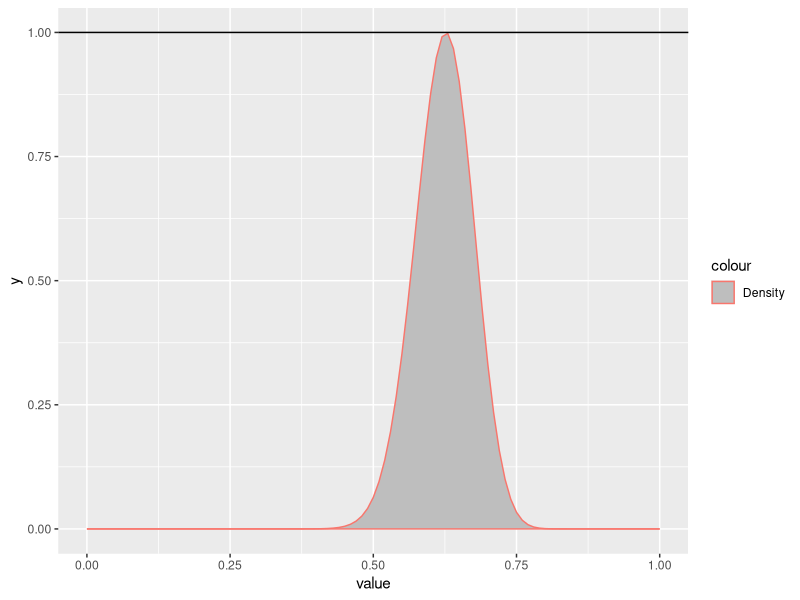
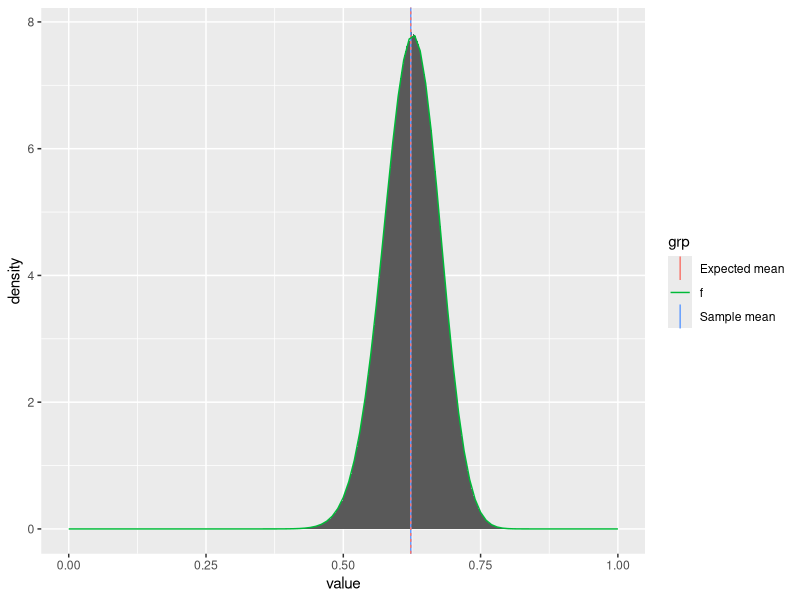
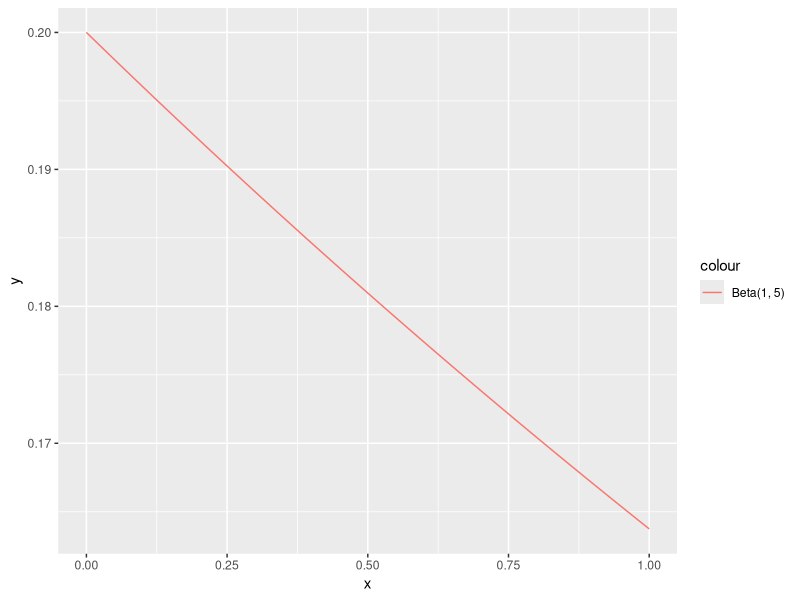
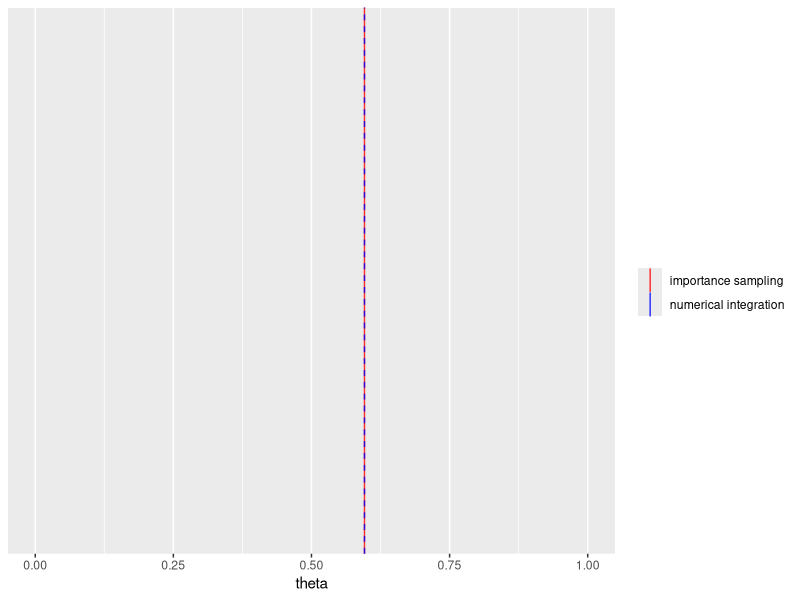

These charts were generated, in order, by the following R code:
## ---- chunk 1
library(ggplot2)
library(tibble)
library(knitr)
library(kableExtra)
library(purrr)
data <- tibble(
  cellCount = c("$y_1 = 125$", "$y_2 = 18$", "$y_3 = 20$", "$y_4 = 34$"),
  probability = c("$\\frac{1}{2} + \\frac{\\theta}{4}$", "$\\frac{1 - \\theta}{4}$", "$\\frac{1 - \\theta}{4}$", "$\\frac{\\theta}{4}$")
)
data %>%
  kable(
    col.names = c("Cell count", "Probability"),
    caption = "Table 1: Genetic linkage data"
  ) %>%
  kable_styling()
## ---- chunk 2
construct_f <- function(y) {
  #' Construct f function which is scaled to max(f) = 1
  unscaled_log_f <- function(theta) {
    y[1] * log(2 + theta) + (y[2] + y[3]) * log(1 - theta) + y[4] * log(theta)
  }
  log_maxima <- optimize(
    f = unscaled_log_f,
    maximum = TRUE,
    interval = c(0, 1)
  )$objective
  
  # Scale f to have max value 1
  # NB! This does not integrate to 1, so it is not a proper density function!
  # You can use make_density for that purpose.
  scaled_f <- function(theta) {
    return(exp(unscaled_log_f(theta) - log_maxima))
  }
  return(scaled_f)
}

sample_theta <- function(n, y) {
  #' Generate n theta samples from f function, given 4-vector y
  #' Returns a list with thetas key to $theta,
  #' and the number of tries keyed to $tries.
  f_density <- construct_f(y = y)
  found <- vector()
  tries <- 0
  while(length(found) < n) {
    # Number of samples that remain to be found
    remaining <- n - length(found)
    tries <- tries + remaining

    # These are proposed values that might be accepted...
    x <- runif(remaining)

    # ... with acceptance probability
    alpha <- f_density(x)

    # Append the values that get accepted
    u <- runif(remaining)
    success <- u <= alpha
    found <- c(found, x[success])
  }
  return(list(theta = found, tries = tries))
}
## ---- chunk 3
y <- c(125, 18, 20, 34)
f_scaled_density <- construct_f(y = y)
df <- enframe(rnorm(1))
ggplot(data = df) + aes(x = value) +
  stat_function(
    fun = f_scaled_density,
    xlim = c(0, 1),
    mapping = aes(col = 'Density'),
    geom = "area",
    fill = "gray"
  ) +
  geom_hline (
    yintercept = 1,
    mapping = aes(col = 'Uniform distribution')
  )
## ---- chunk 4
N <- 10000000
theta_sampling_result <- sample_theta(n = N, y = y)
theta_samples <- enframe(theta_sampling_result$theta)
theta_tries <- theta_sampling_result$tries
## ---- chunk 5
make_density <- function(f, lower = 0, upper = 1) {
  normalizer = integrate(f, lower = lower, upper = upper)$value
  normalized_function <- function(...) {
    return(f(...) / normalizer)
  }
  return(normalized_function)
}
f_density <- make_density(f_scaled_density)
## ---- chunk 6
thetaSampleMean <- mean(theta_samples$value)
thetaExpectedMean <- integrate(
  f = function(theta) theta * f_density(theta),
  lower = 0,
  upper = 1
)$value
means <- tibble(
  xint = c(thetaSampleMean, thetaExpectedMean),
  grp = c("Sample mean", "Expected mean")
)

binWidth = 0.001
theta_samples %>%
  ggplot() +
  geom_histogram(
    mapping = aes(x = value, y = ..density..),
    binwidth = binWidth,
    boundary = 0,
    size = 0
  ) +
  geom_vline(
    data = means,
    aes(
      xintercept = xint,
      col = grp,
      linetype = c("dashed", "dotted")
    )
  ) +
  stat_function(
    fun = f_density,
    xlim = c(0, 1),
    aes(col = 'f')
  ) +
  xlim(0, 1) +
  guides(linetype = FALSE)
## ---- chunk 7
theta_tries / N
## ---- chunk 8
cInverse = optimize(
  f = f_density,
  interval = c(0, 1),
  maximum = TRUE
)$objective
cInverse
## ---- chunk 9
alpha <- 1
beta <- 5
tibble(x = c(0, 1)) %>%
  ggplot(aes(x)) +
  stat_function(
    fun = partial(dgamma, shape = alpha, scale = beta),
    aes(col = "Beta(1, 5)")
  )
## ---- chunk 10
posteriorMean <- function(theta_samples) {
  weights <- (1 - theta_samples$value) ** 4
  importanceThetaMean <- sum(theta_samples$value * weights) / sum(weights)
  return(importanceThetaMean)
}
importanceThetaMean <- posteriorMean(theta_samples = theta_samples)

generatePosterior <- function(y, alpha = 1, beta = 5) {
  log_unscaled = function(theta) {
    y[1] * log(2 + theta) + (y[2] + y[3] + beta - 1) * log(1 - theta) + (y[4] + alpha - 1) * log(theta)
  }
  normalizingConstant <- integrate(
    f = function(theta) exp(log_unscaled(theta)),
    lower = 0,
    upper = 1
  )$value
  print(normalizingConstant)
  scaledPosterior <- function(theta) {
    return(exp(log_unscaled(theta)) /normalizingConstant)
  }
  return(scaledPosterior)
}
posterior <- generatePosterior(y = y)
posteriorIntegralMean <- integrate(
  f = function(theta) theta * posterior(theta),
  lower = 0,
  upper = 1
)$value

meanResults <- tibble(
  posteriorMeans=c(importanceThetaMean, posteriorIntegralMean),
  grp=c("importance sampling", "numerical integration")
)

ggplot(tibble(theta = c(0, 1)), aes(theta)) +
  geom_vline(
    data = meanResults,
    aes(
      xintercept = posteriorMeans,
      col = grp
    ),
    linetype = c("solid", "dashed"),
    alpha = 0.8
  ) +
  xlim(0, 1) +
  scale_color_manual(" ", values = c("red", "blue"), labels = c("importance sampling", "numerical integration"))
